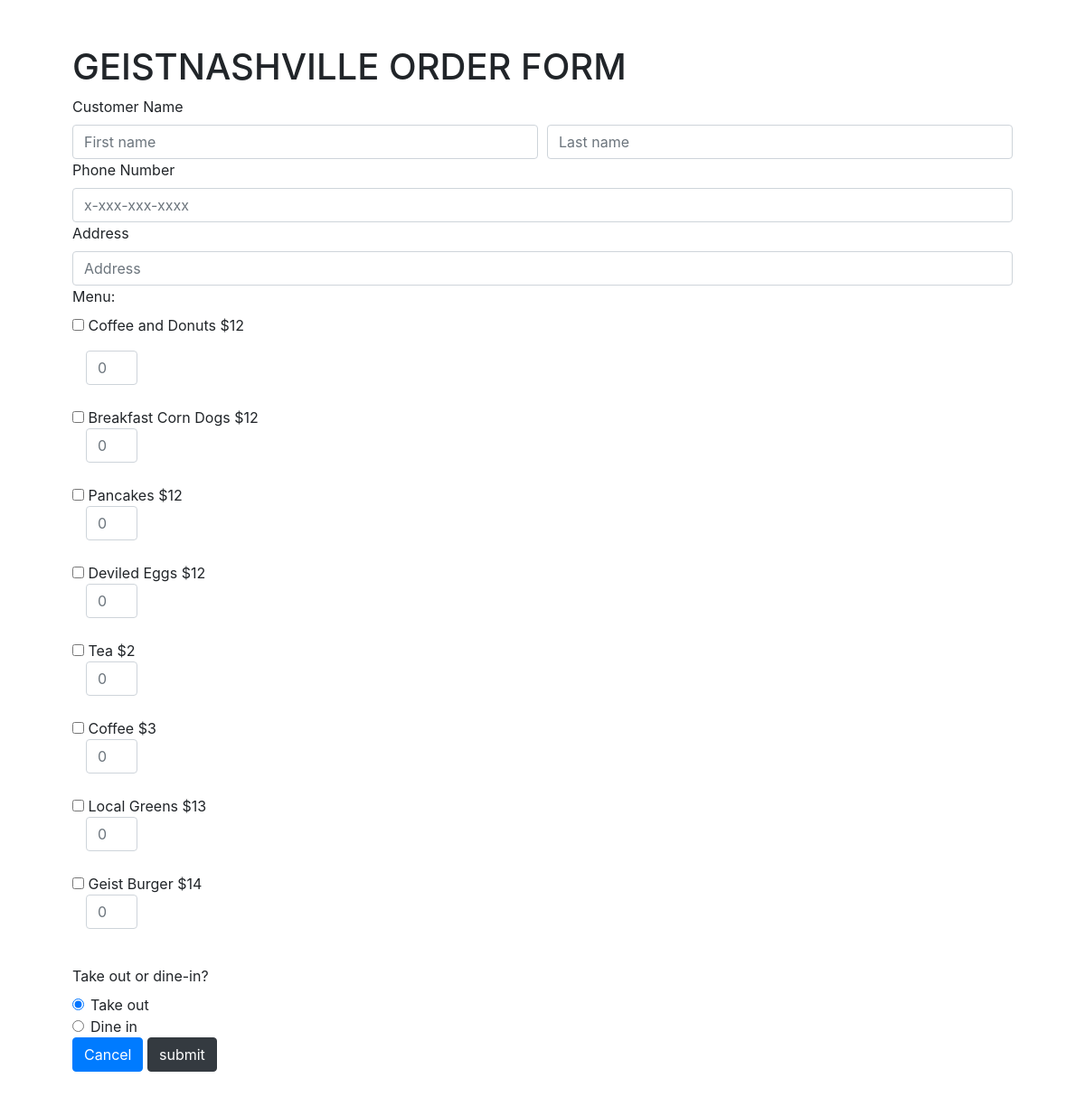
/orderpage.php, run on the app's committed database.
### tables this page shows
CREATE TABLE `menu` (
  `MenuID` int(11) NOT NULL,
  `menu_item` varchar(255) DEFAULT NULL,
  `price` int(10) DEFAULT NULL
);

### orderpage.php (the view, shortened to what this page needs)
<?php
require('handle-forms/order_handle_form.php');
?>
<!DOCTYPE html>
<html>
    <head>
        <link rel="stylesheet" href="https://cdn.jsdelivr.net/npm/bootstrap@4.5.3/dist/css/bootstrap.min.css">
        <link rel="stylesheet" href="style.css">
    </head>
    <body>
        <div class="container">
        <h1>GEISTNASHVILLE ORDER FORM</h1>
        <form action="orderpage.php" method="POST">
        <label for="Name">Customer Name</label>
            <div class="form-row">
                <div class="col">
                    <input type="text" name="firstName" class="form-control" placeholder="First name" value=<?php if(!empty($_SESSION['fname'])){ echo $_SESSION['fname']; } ?>>
                </div>
                <div class="col">
                   <input type="text" name="lastName" class="form-control" placeholder="Last name" value=<?php if(!empty($_SESSION['lname'])){ echo $_SESSION['lname']; } ?>>
                </div>
            </div>
            <label for="phone number">Phone Number</label>
            <div class="form-row">
                <div class="col">
                    <input type="text" name="phoneNum" class="form-control" placeholder="x-xxx-xxx-xxxx"  size="20" maxlength="20" value="<?php if(!empty($_SESSION['phone'])){ echo $_SESSION['phone']; } ?>">
                </div>
            </div>
            <label for="address"> Address</label>
            <div class="form-row">
                <div class="col">
                   <input type="text" name="address" class="form-control" placeholder="Address" value="<?php if(!empty($_SESSION['address'])){ echo $_SESSION['address']; } ?>">
                </div>
            </div>
            <p>
                <label> Menu: </label>
                <br>
                <?php
                $query = "SELECT menu_item, price FROM menu";
                $stmt = $conn->prepare($query);
                $stmt->execute();
                $result = $stmt->get_result();
                if($result->num_rows > 0){
                    while($row = $result->fetch_assoc()){
                ?>
                <input type="checkbox" id="check"  name="menu[]" value="<?php echo $row["menu_item"];?>" > <?php echo $row["menu_item"]." $".$row["price"]; ?>
                <div class="col-1">
                    <input type="number" class="form-control" name="quantity[<?php echo $row["menu_item"]; ?>]" min="0" max="5" placeholder="0"><br>
                </div>
                <?php
                      }
                }
                ?>
            </p>
                <label> Take out or dine-in? </label>
                <div class="form-check">
                    <input class="form-check-input" type="radio" name="exampleRadios" id="exampleRadios1" value="option1" checked>
                    <label class="form-check-label" for="exampleRadios1">
                        Take out
                    </label>
                    </div>
                    <div class="form-check">
                    <input class="form-check-input" type="radio" name="exampleRadios" id="exampleRadios2" value="option2">
                    <label class="form-check-label" for="exampleRadios2">
                        Dine in
                    </label>
                </div>
            <input class="btn btn-primary" type="submit" name="cancel" value="Cancel">
            <input class="btn btn-dark" type="submit" name="submit" value="submit">
        </form>
        </div>
    </body>
</html>

### style.css (style rules this page uses)
.container { padding: 50px; }

### data on the page
menu: menu_item "Coffee and Donuts", price "12"
menu: menu_item "Breakfast Corn Dogs", price "12"
menu: menu_item "Pancakes", price "12"
menu: menu_item "Deviled Eggs", price "12"
menu: menu_item "Tea", price "2"
menu: menu_item "Coffee", price "3"
menu: menu_item "Local Greens", price "13"
menu: menu_item "Geist Burger", price "14"
